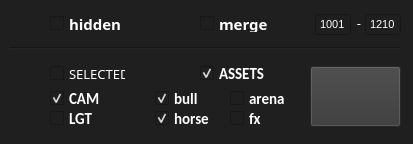
<?xml version="1.0" encoding="UTF-8"?>
<ui version="4.0">
 <class>arAlembicExport</class>
 <widget class="QWidget" name="arAlembicExport">
  <property name="geometry">
   <rect>
    <x>0</x>
    <y>0</y>
    <width>413</width>
    <height>144</height>
   </rect>
  </property>
  <property name="minimumSize">
   <size>
    <width>413</width>
    <height>100</height>
   </size>
  </property>
  <property name="font">
   <font>
    <family>Calibri</family>
    <pointsize>11</pointsize>
    <weight>75</weight>
    <bold>true</bold>
   </font>
  </property>
  <property name="windowTitle">
   <string>arAlembicExport</string>
  </property>
  <property name="windowIcon">
   <iconset resource="../../../img/img.qrc">
    <normaloff>:/shelf/software/maya/shelf/shelf_alembicExport35.png</normaloff>:/shelf/software/maya/shelf/shelf_alembicExport35.png</iconset>
  </property>
  <property name="styleSheet">
   <string notr="true">color: rgb(255, 255, 255);
background-color: rgb(31, 31, 31);</string>
  </property>
  <widget class="QPushButton" name="btnExport">
   <property name="geometry">
    <rect>
     <x>310</x>
     <y>66</y>
     <width>91</width>
     <height>61</height>
    </rect>
   </property>
   <property name="toolTip">
    <string>export checked groups</string>
   </property>
   <property name="styleSheet">
    <string notr="true">background-color: rgb(56, 56, 56);</string>
   </property>
   <property name="text">
    <string/>
   </property>
   <property name="icon">
    <iconset resource="../../../img/img.qrc">
     <normaloff>:/btn/btn/btnAlembic91.png</normaloff>:/btn/btn/btnAlembic91.png</iconset>
   </property>
   <property name="iconSize">
    <size>
     <width>91</width>
     <height>46</height>
    </size>
   </property>
   <property name="shortcut">
    <string>Return</string>
   </property>
  </widget>
  <widget class="QLabel" name="lblCam">
   <property name="geometry">
    <rect>
     <x>30</x>
     <y>90</y>
     <width>16</width>
     <height>16</height>
    </rect>
   </property>
   <property name="styleSheet">
    <string notr="true">background-color: 'transparent';</string>
   </property>
   <property name="text">
    <string/>
   </property>
   <property name="pixmap">
    <pixmap resource="../../../img/img.qrc">:/btn/btn/btnCamera48.png</pixmap>
   </property>
   <property name="scaledContents">
    <bool>true</bool>
   </property>
  </widget>
  <widget class="QLabel" name="lblAssets">
   <property name="geometry">
    <rect>
     <x>170</x>
     <y>64</y>
     <width>20</width>
     <height>20</height>
    </rect>
   </property>
   <property name="styleSheet">
    <string notr="true">background-color: 'transparent';</string>
   </property>
   <property name="text">
    <string/>
   </property>
   <property name="pixmap">
    <pixmap resource="../../../img/img.qrc">:/shelf/software/maya/shelf/shelf_default35.png</pixmap>
   </property>
   <property name="scaledContents">
    <bool>true</bool>
   </property>
  </widget>
  <widget class="QCheckBox" name="cbxCam">
   <property name="geometry">
    <rect>
     <x>50</x>
     <y>90</y>
     <width>70</width>
     <height>17</height>
    </rect>
   </property>
   <property name="text">
    <string>CAM</string>
   </property>
   <property name="checked">
    <bool>true</bool>
   </property>
  </widget>
  <widget class="QCheckBox" name="cbxAssets">
   <property name="geometry">
    <rect>
     <x>200</x>
     <y>65</y>
     <width>70</width>
     <height>17</height>
    </rect>
   </property>
   <property name="text">
    <string>ASSETS</string>
   </property>
   <property name="checked">
    <bool>true</bool>
   </property>
  </widget>
  <widget class="QCheckBox" name="cbxAssetsChar">
   <property name="geometry">
    <rect>
     <x>155</x>
     <y>90</y>
     <width>70</width>
     <height>17</height>
    </rect>
   </property>
   <property name="text">
    <string>bull</string>
   </property>
   <property name="checked">
    <bool>true</bool>
   </property>
  </widget>
  <widget class="QCheckBox" name="cbxAssetsProp">
   <property name="geometry">
    <rect>
     <x>155</x>
     <y>110</y>
     <width>70</width>
     <height>17</height>
    </rect>
   </property>
   <property name="text">
    <string>horse</string>
   </property>
   <property name="checked">
    <bool>true</bool>
   </property>
  </widget>
  <widget class="QCheckBox" name="cbxAssetsSet">
   <property name="geometry">
    <rect>
     <x>230</x>
     <y>90</y>
     <width>70</width>
     <height>17</height>
    </rect>
   </property>
   <property name="text">
    <string>arena</string>
   </property>
   <property name="checked">
    <bool>false</bool>
   </property>
  </widget>
  <widget class="QCheckBox" name="cbxAssetsFx">
   <property name="geometry">
    <rect>
     <x>230</x>
     <y>110</y>
     <width>70</width>
     <height>17</height>
    </rect>
   </property>
   <property name="text">
    <string>fx</string>
   </property>
   <property name="checked">
    <bool>false</bool>
   </property>
  </widget>
  <widget class="QLabel" name="lblLight">
   <property name="geometry">
    <rect>
     <x>30</x>
     <y>110</y>
     <width>16</width>
     <height>16</height>
    </rect>
   </property>
   <property name="styleSheet">
    <string notr="true">background-color: 'transparent';</string>
   </property>
   <property name="text">
    <string/>
   </property>
   <property name="pixmap">
    <pixmap resource="../../../img/img.qrc">:/shelf/software/maya/shelf/shelf_suggestion35.png</pixmap>
   </property>
   <property name="scaledContents">
    <bool>true</bool>
   </property>
  </widget>
  <widget class="QCheckBox" name="cbxLight">
   <property name="geometry">
    <rect>
     <x>50</x>
     <y>110</y>
     <width>70</width>
     <height>17</height>
    </rect>
   </property>
   <property name="text">
    <string>LGT</string>
   </property>
  </widget>
  <widget class="QCheckBox" name="cbxMerge">
   <property name="geometry">
    <rect>
     <x>200</x>
     <y>15</y>
     <width>86</width>
     <height>17</height>
    </rect>
   </property>
   <property name="font">
    <font>
     <family>Malgun Gothic</family>
     <pointsize>11</pointsize>
     <weight>75</weight>
     <bold>true</bold>
    </font>
   </property>
   <property name="toolTip">
    <string>merge all groups into one abc</string>
   </property>
   <property name="layoutDirection">
    <enum>Qt::LeftToRight</enum>
   </property>
   <property name="styleSheet">
    <string notr="true">cbxMerge:checked {color: black; background-color: green; border: none; }</string>
   </property>
   <property name="text">
    <string>merge</string>
   </property>
   <property name="checked">
    <bool>false</bool>
   </property>
  </widget>
  <widget class="QCheckBox" name="cbxSelected">
   <property name="geometry">
    <rect>
     <x>50</x>
     <y>65</y>
     <width>76</width>
     <height>17</height>
    </rect>
   </property>
   <property name="font">
    <font>
     <family>Malgun Gothic</family>
     <pointsize>10</pointsize>
    </font>
   </property>
   <property name="toolTip">
    <string>export selected objects</string>
   </property>
   <property name="layoutDirection">
    <enum>Qt::LeftToRight</enum>
   </property>
   <property name="text">
    <string>SELECTED</string>
   </property>
   <property name="checked">
    <bool>false</bool>
   </property>
  </widget>
  <widget class="QLineEdit" name="edtFrameEnd">
   <property name="enabled">
    <bool>true</bool>
   </property>
   <property name="geometry">
    <rect>
     <x>365</x>
     <y>14</y>
     <width>36</width>
     <height>21</height>
    </rect>
   </property>
   <property name="font">
    <font>
     <family>MS Shell Dlg 2</family>
     <pointsize>8</pointsize>
     <weight>50</weight>
     <bold>false</bold>
    </font>
   </property>
   <property name="text">
    <string>1210</string>
   </property>
   <property name="frame">
    <bool>true</bool>
   </property>
   <property name="alignment">
    <set>Qt::AlignCenter</set>
   </property>
   <property name="readOnly">
    <bool>false</bool>
   </property>
  </widget>
  <widget class="QLineEdit" name="edtFrameStart">
   <property name="enabled">
    <bool>true</bool>
   </property>
   <property name="geometry">
    <rect>
     <x>315</x>
     <y>14</y>
     <width>36</width>
     <height>21</height>
    </rect>
   </property>
   <property name="font">
    <font>
     <family>MS Shell Dlg 2</family>
     <pointsize>8</pointsize>
     <weight>50</weight>
     <bold>false</bold>
    </font>
   </property>
   <property name="text">
    <string>1001</string>
   </property>
   <property name="frame">
    <bool>true</bool>
   </property>
   <property name="alignment">
    <set>Qt::AlignCenter</set>
   </property>
   <property name="readOnly">
    <bool>false</bool>
   </property>
  </widget>
  <widget class="QLabel" name="lblFrameRange">
   <property name="geometry">
    <rect>
     <x>355</x>
     <y>15</y>
     <width>8</width>
     <height>16</height>
    </rect>
   </property>
   <property name="font">
    <font>
     <family>Malgun Gothic</family>
     <pointsize>10</pointsize>
    </font>
   </property>
   <property name="text">
    <string>-</string>
   </property>
   <property name="alignment">
    <set>Qt::AlignCenter</set>
   </property>
  </widget>
  <widget class="QCheckBox" name="cbxHidden">
   <property name="geometry">
    <rect>
     <x>50</x>
     <y>15</y>
     <width>86</width>
     <height>17</height>
    </rect>
   </property>
   <property name="font">
    <font>
     <family>Malgun Gothic</family>
     <pointsize>11</pointsize>
     <weight>75</weight>
     <bold>true</bold>
    </font>
   </property>
   <property name="toolTip">
    <string>export hidden objects as visible</string>
   </property>
   <property name="layoutDirection">
    <enum>Qt::LeftToRight</enum>
   </property>
   <property name="text">
    <string>hidden</string>
   </property>
   <property name="checked">
    <bool>false</bool>
   </property>
  </widget>
  <widget class="Line" name="line">
   <property name="geometry">
    <rect>
     <x>10</x>
     <y>40</y>
     <width>391</width>
     <height>16</height>
    </rect>
   </property>
   <property name="orientation">
    <enum>Qt::Horizontal</enum>
   </property>
  </widget>
  <widget class="QLabel" name="lblUser">
   <property name="geometry">
    <rect>
     <x>310</x>
     <y>140</y>
     <width>16</width>
     <height>16</height>
    </rect>
   </property>
   <property name="toolTip">
    <string>User</string>
   </property>
   <property name="styleSheet">
    <string notr="true">background-color: 'transparent'</string>
   </property>
   <property name="text">
    <string/>
   </property>
   <property name="pixmap">
    <pixmap>:/placeholder/placeholder/000_user.png</pixmap>
   </property>
   <property name="scaledContents">
    <bool>true</bool>
   </property>
  </widget>
  <zorder>lblFrameRange</zorder>
  <zorder>btnExport</zorder>
  <zorder>lblCam</zorder>
  <zorder>lblAssets</zorder>
  <zorder>cbxCam</zorder>
  <zorder>cbxAssets</zorder>
  <zorder>cbxAssetsChar</zorder>
  <zorder>cbxAssetsProp</zorder>
  <zorder>cbxAssetsSet</zorder>
  <zorder>cbxAssetsFx</zorder>
  <zorder>lblLight</zorder>
  <zorder>cbxLight</zorder>
  <zorder>cbxMerge</zorder>
  <zorder>cbxSelected</zorder>
  <zorder>edtFrameEnd</zorder>
  <zorder>edtFrameStart</zorder>
  <zorder>cbxHidden</zorder>
  <zorder>line</zorder>
  <zorder>lblUser</zorder>
 </widget>
 <resources>
  <include location="../../../img/img.qrc"/>
  <include location="../../../img/img.qrc"/>
  <include location="../../img/img.qrc"/>
 </resources>
 <connections/>
</ui>
